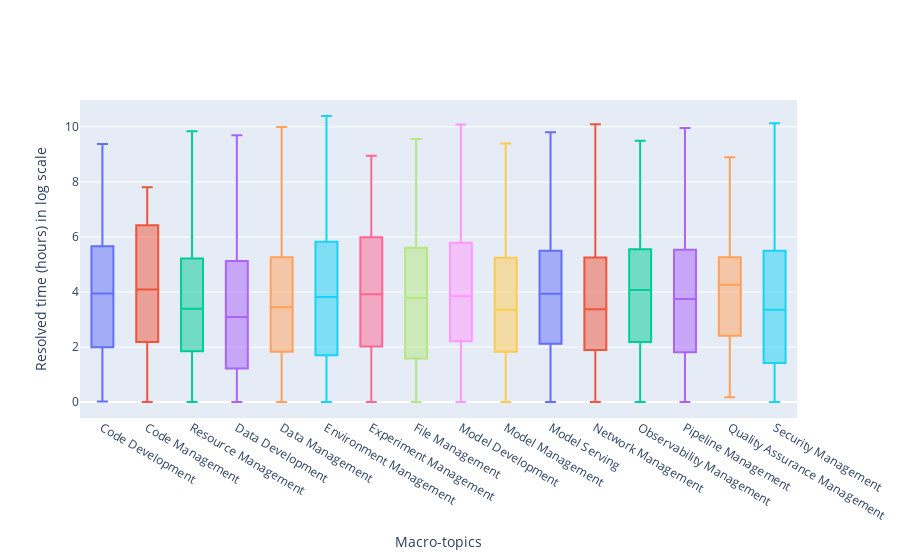

Notebook source saved alongside this figure:
### Code cell
df = pd.read_json(os.path.join(path_rq12, 'macro-topics.json'))

df['Challenge_resolved_time'] = df['Challenge_resolved_time'].apply(lambda x: np.log(x+1))
resolved_time_list = []

for name, group in df.groupby('Challenge_topic_macro'):
    resolved_time_list.append(group['Challenge_resolved_time'])

traces = [go.Box(y=lst, name=f"{macro_topic_indexing[i]}") for i, lst in enumerate(resolved_time_list)]
fig = go.Figure(data=traces)
fig.update_layout(
    xaxis_title="Macro-topics",
    yaxis_title="Resolved time (hours) in log scale",
    showlegend=False
)
fig.show()
fig.write_image(os.path.join(path_rq12, 'Resolved time in log scale.pdf'))

### Figure 1 — Plotly figure (JSON) as saved in the notebook; plotly's stock layout.template omitted (floating-point values rounded to 4 significant figures; data arrays with more than 128 entries replaced by an {"elided": "..."} marker saying what was removed)
{"data": [{"name": "Code Development", "type": "box", "y": {"elided": "507 float values"}}, {"name": "Code Management", "type": "box", "y": [null, null, null, null, null, null, null, null, null, null, null, null, null, null, null, null, null, null, null, null, null, null, null, null, null, null, null, null, null, null, null, 6.357, null, 4.735, 1.024, 6.647, null, 6.812, 5.186, 1.733, 5.949, null, null, null, null, 2.455, null, null, 7.689, null, 4.438, null, 7.801, null, null, 1.833, null, null, null, null, null, null, null, null, null, 2.408, 2.276, null, null, 6.615, 1.923, null, null, null, null, 7.498, 3.795, 3.499, 4.087, null, null, null, null, null, null, 0, 5.225, null, 1.581, 3.968, null, null]}, {"name": "Resource Management", "type": "box", "y": {"elided": "722 float values"}}, {"name": "Data Development", "type": "box", "y": {"elided": "732 float values"}}, {"name": "Data Management", "type": "box", "y": {"elided": "907 float values"}}, {"name": "Environment Management", "type": "box", "y": {"elided": "2529 float values"}}, {"name": "Experiment Management", "type": "box", "y": {"elided": "359 float values"}}, {"name": "File Management", "type": "box", "y": {"elided": "836 float values"}}, {"name": "Model Development", "type": "box", "y": {"elided": "1468 float values"}}, {"name": "Model Management", "type": "box", "y": {"elided": "745 float values"}}, {"name": "Model Serving", "type": "box", "y": {"elided": "1369 float values"}}, {"name": "Network Management", "type": "box", "y": {"elided": "553 float values"}}, {"name": "Observability Management", "type": "box", "y": {"elided": "1049 float values"}}, {"name": "Pipeline Management", "type": "box", "y": {"elided": "979 float values"}}, {"name": "Quality Assurance Management", "type": "box", "y": {"elided": "139 float values"}}, {"name": "Security Management", "type": "box", "y": {"elided": "757 float values"}}], "layout": {"showlegend": false, "xaxis": {"title": {"text": "Macro-topics"}}, "yaxis": {"title": {"text": "Resolved time (hours) in log scale"}}}}
